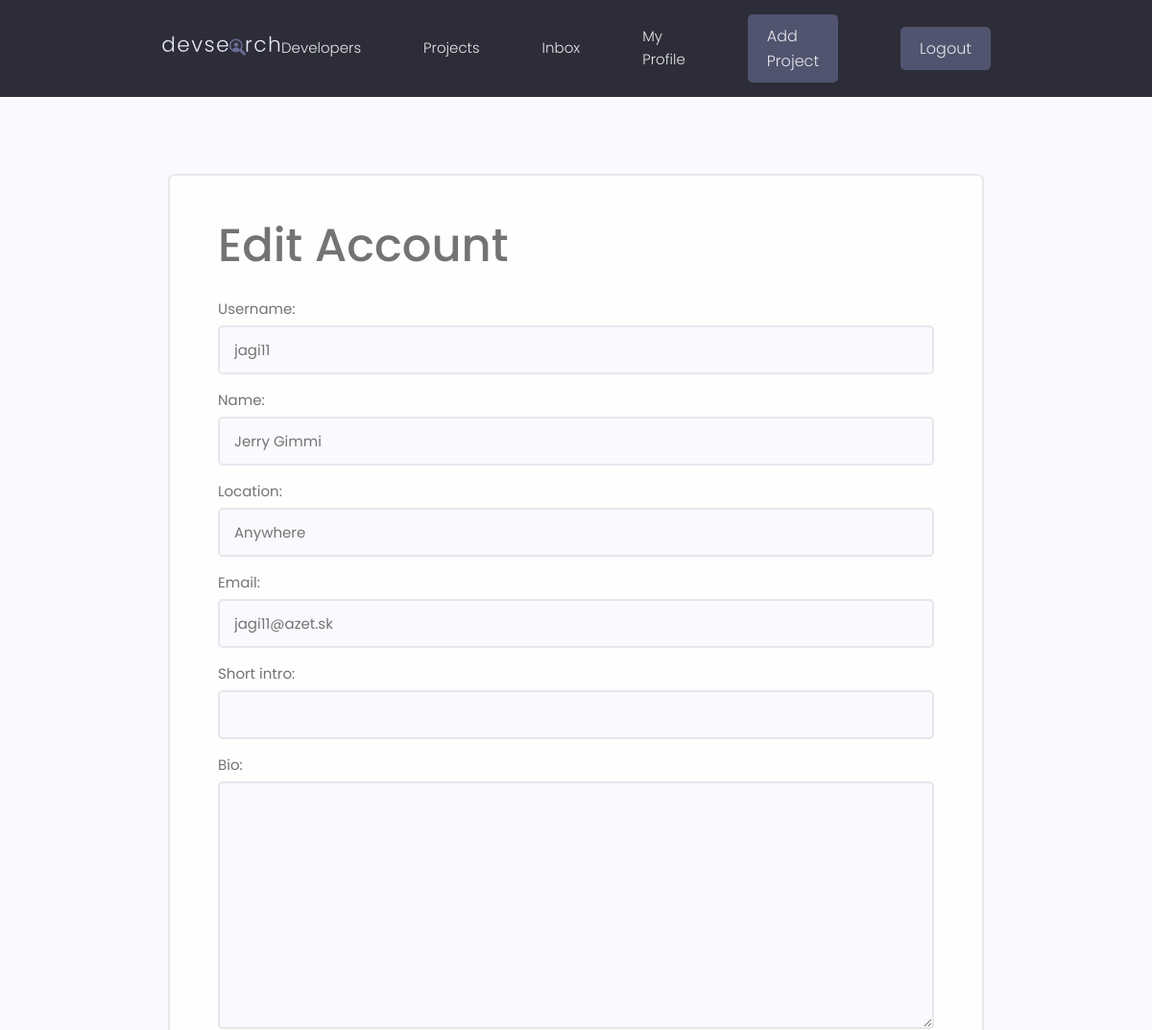
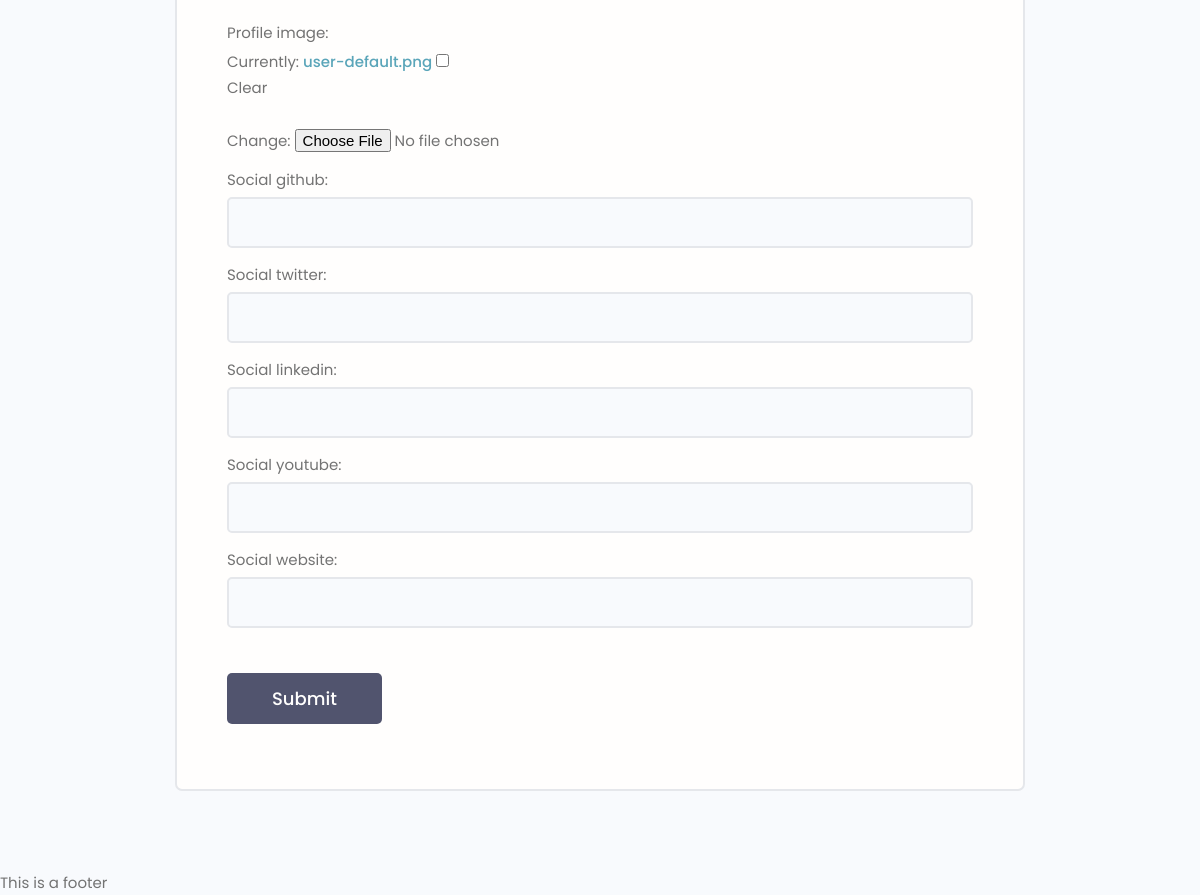
Page /profiles/edit-account (signed in) on the committed database (2 pictures, top to bottom).
### users/models.py (models this page shows, shortened)
class Profile(models.Model):
    user = models.OneToOneField(User, on_delete=models.CASCADE, null=True, blank=True)
    username = models.CharField(max_length=200, blank=True, null=True)
    name = models.CharField(max_length=200, blank=True, null=True)
    location = models.CharField(max_length=200, blank=True, null=True)
    email = models.EmailField(max_length=500, blank=True, null=True)
    short_intro = models.CharField(max_length=200, blank=True, null=True)
    bio = models.TextField(blank=True, null=True)
    profile_image = models.ImageField(blank=True, null=True, upload_to="profiles/", default="user-default.png")
    social_github = models.CharField(max_length=200, blank=True, null=True)
    social_twitter = models.CharField(max_length=200, blank=True, null=True)
    social_linkedin = models.CharField(max_length=200, blank=True, null=True)
    social_youtube = models.CharField(max_length=200, blank=True, null=True)
    social_website = models.CharField(max_length=200, blank=True, null=True)
    created_at = models.DateTimeField(auto_now_add=True)
    id = models.UUIDField(default=uuid.uuid4, unique=True, primary_key=True, editable=False)

### users/views.py (the view)
# urls.py: path('edit-account', views.editAccount, name="edit-account"),
@login_required(login_url='users:login')
def editAccount(request):
    profile = request.user.profile
    form = ProfileForm(instance=profile)
    if request.method == 'POST':
        form = ProfileForm(request.POST, request.FILES, instance=profile)
        if form.is_valid():
            form.save()
            return redirect("users:account")
    context = {"profile": profile, "form": form}
    return render(request, 'users/profile-form.html', context)

### users/forms.py
class ProfileForm(ModelForm):
    class Meta:
        model = Profile
        exclude = ['user']
        labels = {
            "first_name": "First Name",
            "last_name": "Last Name"
        }
    def __init__(self, *args, **kwargs):
        super(ProfileForm, self).__init__(*args, **kwargs)
        for name, field in self.fields.items():
            field.widget.attrs.update({'class': 'input'})

### users/templates/users/profile-form.html (shortened to what this page needs)
{% extends "base.html"%}
{% load static %}
{% block content %}
<main class="formPage my-xl">
    <div class="content-box">
        <div class="formWrapper">
            <h1>Edit Account</h1>
            <form class="form" method="POST" action="{% url 'users:edit-account' %}" enctype="multipart/form-data">
                {% for field in form %}
                <div class="form__field">
                    <label for="formInput#text">{{ field.label}}: </label>
                    {{ field }}
                </div>
                {% endfor %}
                <input class="btn btn--sub btn--lg  my-md" type="submit" value="Submit" />
            </form>
        </div>
    </div>
</main>
{% endblock %}

### static/styles/app.css (style rules this page uses)
:root { --color-sub: #2d2d39; }
.btn--sub { background-color: var(--color-sub-light); }
.content-box { width: 95%; max-width: 85rem; margin: 0 auto; }
.formPage .formWrapper { list-style: none; background: var(--color-white); padding: 3.5rem 5rem; border: 2px solid var(--color-light); border-radius: 0.7rem; }

### static/uikit/styles/modules/_variables.css (style rules this page uses)
:root { --color-main: #5aa5b9; --color-main-light: #e6faff; --color-sub: #3f4156; --color-sub-light: #51546e; --color-sub-lighter: #ededfd; --color-text: #737373; --color-gray: #8b8b8b; --color-light: #e5e7eb; --color-light-gray: #767676; --color-bg: #f8fafd; --color-white: #fffefd; --color-white-light: #f3f3f3; --color-success: #359e64; --color-success-bg: #def8e8; --color-error: #fc4b0b; --color-error-bg: #fff2ee; --font-base: 'Poppins', arial, helvetica, 'Segoe UI', roboto, ubuntu, sans-serif; --font-monospace: 'Fira Code', 'Courier New', courier, monospace; --font-regular: 300; --font-medium: 500; --font-bold: 700; --generic-shadow: 1px 1px 5px #00000010; --generic-transition: all 0.3s ease-in-out; }

### static/uikit/styles/modules/_base.css (style rules this page uses)
* { margin: 0; padding: 0; box-sizing: border-box; text-rendering: optimizeLegibility; color: inherit; font-size: inherit; }
html { font-size: 50%; }
@media only screen and (min-width: 480px) { html { font-size: 56.25%; } }
@media only screen and (min-width: 1200px) { html { font-size: 62.5%; } }
body { line-height: 1.6; font-weight: 400; font-size: 1.5rem; color: var(--color-text); background-color: var(--color-bg); min-height: 100vh; }

### static/uikit/styles/modules/_typography.css (style rules this page uses)
* { font-family: var(--font-base); }
h1 { font-size: 4.8rem; font-weight: var(--font-medium); }
a { padding-bottom: 2px; text-decoration: none; display: inline-block; color: var(--color-main); font-weight: var(--font-medium); }

### static/uikit/styles/modules/_utilities.css (style rules this page uses)
.my-md { margin: 3rem auto; }
.my-xl { margin: 8rem auto; }

### static/uikit/styles/modules/_button.css (style rules this page uses)
.btn { display: inline-block; position: relative; cursor: pointer; background-color: var(--color-light); font-weight: var(--font-medium); color: var(--color-sub); text-decoration: none; padding: 1rem 2rem; border-radius: 0.5rem; border: none; width: -webkit-fit-content; width: -moz-fit-content; width: fit-content; height: -webkit-fit-content; height: -moz-fit-content; height: fit-content; font-size: 1.6rem; outline-width: 0; outline-color: transparent; -webkit-backface-visibility: hidden; backface-visibility: hidden; transition: all 0.3s ease-in-out; }
.btn--sub { background-color: var(--color-sub); color: var(--color-white); }
.btn--lg { font-size: 1.8rem; padding: 1.2rem 4.5rem; }

### static/uikit/styles/modules/_form.css (style rules this page uses)
.form { display: block; }
.form__field { margin-top: 1.5rem; margin-bottom: 1.5rem; }
.form__label, .form__field > label { display: block; margin-bottom: 0.5rem; color: var(--color-text); }
input.input[type='text'], input.input[type='email'], input.input[type='password'], input.input[type='number'], textarea.input { min-width: 24rem; width: 100%; padding: 1.2rem 1.5rem; border-radius: 0.5rem; border: 2px solid var(--color-light); transition: all 0.3s ease-in-out; background-color: var(--color-bg); }

### rows in the picture
Profile: form "jagi11" "Jerry Gimmi" "Anywhere" "jagi11@azet.sk"

### other values in the picture
{{ field.label }} "Username" "Name" "Location" "Email" "Short intro" "Bio" "Profile image" "Social github" "Social twitter" "Social linkedin" "Social youtube" "Social website"
